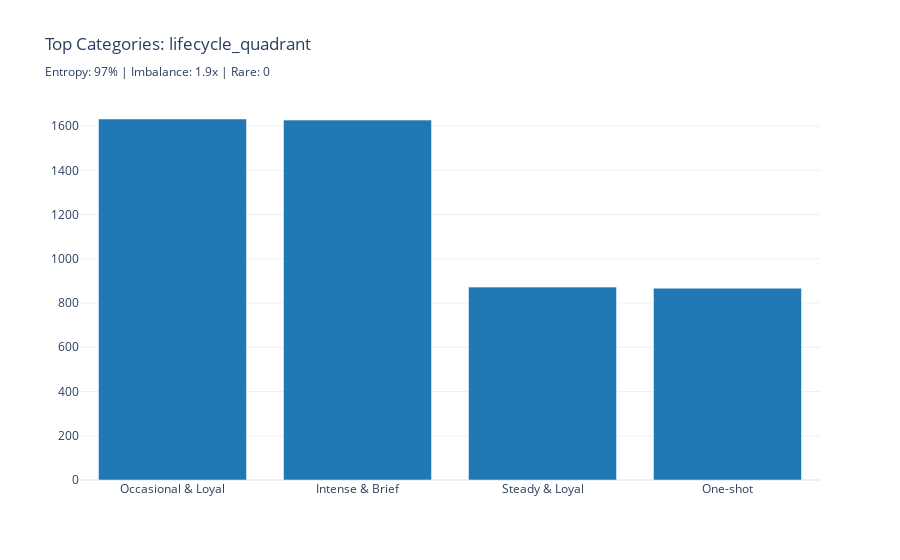
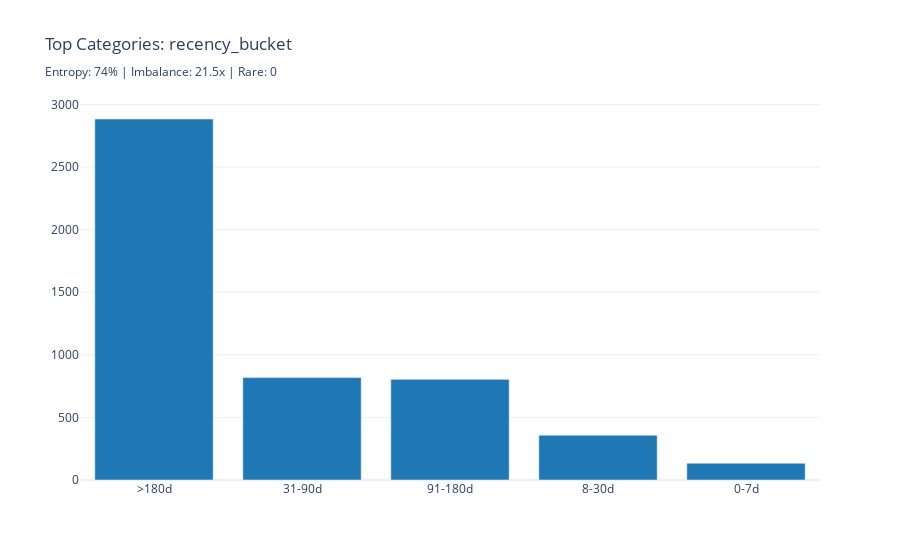

Here is the notebook cell these charts were saved with, in order:
### Markdown cell above
## 2.6 Categorical Columns Analysis

**📖 Distribution Metrics (Analogues to Numeric Skewness/Kurtosis):**

| Metric | Interpretation | Action |
|--------|---------------|--------|
| **Imbalance Ratio** | Largest / Smallest category count | > 10: Consider grouping rare categories |
| **Entropy** | Diversity measure (0 = one category, higher = more uniform) | Low entropy: May need stratified sampling |
| **Top-3 Concentration** | % of data in top 3 categories | > 90%: Rare categories may cause issues |
| **Rare Category %** | Categories with < 1% of data | High %: Group into "Other" category |

**📖 Encoding Recommendations:**
- **Low cardinality (≤5)** → One-hot encoding
- **Medium cardinality (6-20)** → One-hot or Target encoding
- **High cardinality (>20)** → Target encoding or Frequency encoding
- **Cyclical (days, months)** → Sin/Cos encoding

**⚠️ Common Issues:**
- Rare categories can cause overfitting with one-hot encoding
- High cardinality + one-hot = feature explosion
- Imbalanced categories may need special handling in train/test splits

### Code cell
# Use framework's CategoricalDistributionAnalyzer
cat_analyzer = CategoricalDistributionAnalyzer()

categorical_cols = [
    name for name, col in findings.columns.items()
    if col.inferred_type in [ColumnType.CATEGORICAL_NOMINAL, ColumnType.CATEGORICAL_ORDINAL, ColumnType.CATEGORICAL_CYCLICAL]
    and col.inferred_type != ColumnType.TEXT  # TEXT columns processed separately in 02a
    and name not in TEMPORAL_METADATA_COLS
]

# Analyze all categorical columns
cat_analyses = cat_analyzer.analyze_dataframe(df, categorical_cols)

# Get encoding recommendations
cyclical_cols = [name for name, col in findings.columns.items() 
                 if col.inferred_type == ColumnType.CATEGORICAL_CYCLICAL]
cat_recommendations = cat_analyzer.get_all_recommendations(df, categorical_cols, cyclical_columns=cyclical_cols)

for col_name in categorical_cols:
    col_info = findings.columns[col_name]
    analysis = cat_analyses.get(col_name)
    rec = next((r for r in cat_recommendations if r.column_name == col_name), None)
    
    print(f"\n{'='*70}")
    print(f"Column: {col_name}")
    print(f"Type: {col_info.inferred_type.value} (Confidence: {col_info.confidence:.0%})")
    print(f"-" * 70)
    
    if analysis:
        print(f"\n📊 Distribution Metrics:")
        print(f"   Categories: {analysis.category_count}")
        print(f"   Imbalance Ratio: {analysis.imbalance_ratio:.1f}x (largest/smallest)")
        print(f"   Entropy: {analysis.entropy:.2f} ({analysis.normalized_entropy*100:.0f}% of max)")
        print(f"   Top-1 Concentration: {analysis.top1_concentration:.1f}%")
        print(f"   Top-3 Concentration: {analysis.top3_concentration:.1f}%")
        print(f"   Rare Categories (<1%): {analysis.rare_category_count}")
        
        # Interpretation
        print(f"\n📈 Interpretation:")
        if analysis.has_low_diversity:
            print(f"   ⚠️ LOW DIVERSITY: Distribution dominated by few categories")
        elif analysis.normalized_entropy > 0.9:
            print(f"   ✓ HIGH DIVERSITY: Categories are relatively balanced")
        else:
            print(f"   ✓ MODERATE DIVERSITY: Some category dominance but acceptable")
        
        if analysis.imbalance_ratio > 100:
            print(f"   🔴 SEVERE IMBALANCE: Rarest category has very few samples")
        elif analysis.is_imbalanced:
            print(f"   🟡 MODERATE IMBALANCE: Consider grouping rare categories")
        
        # Recommendations
        if rec:
            print(f"\n🔧 Recommendations:")
            print(f"   Encoding: {rec.encoding_type.value}")
            print(f"   Reason: {rec.reason}")
            print(f"   Priority: {rec.priority}")
            
            if rec.preprocessing_steps:
                print(f"   Preprocessing:")
                for step in rec.preprocessing_steps:
                    print(f"      • {step}")
            
            if rec.warnings:
                for warn in rec.warnings:
                    print(f"   ⚠️ {warn}")
    
    # Visualization
    value_counts = df[col_name].value_counts()
    subtitle = f"Entropy: {analysis.normalized_entropy*100:.0f}% | Imbalance: {analysis.imbalance_ratio:.1f}x | Rare: {analysis.rare_category_count}" if analysis else ""
    fig = charts.bar_chart(
        value_counts.head(10).index.tolist(), 
        value_counts.head(10).values.tolist(),
        title=f"Top Categories: {col_name}<br><sub>{subtitle}</sub>"
    )
    display_figure(fig)

# Summary table and add recommendations to registry
if cat_analyses:
    print("\n" + "=" * 70)
    print("CATEGORICAL COLUMNS SUMMARY")
    print("=" * 70)
    summary_data = []
    for col_name, analysis in cat_analyses.items():
        rec = next((r for r in cat_recommendations if r.column_name == col_name), None)
        summary_data.append({
            "Column": col_name,
            "Categories": analysis.category_count,
            "Imbalance": f"{analysis.imbalance_ratio:.1f}x",
            "Entropy": f"{analysis.normalized_entropy*100:.0f}%",
            "Top-3 Conc.": f"{analysis.top3_concentration:.1f}%",
            "Rare (<1%)": analysis.rare_category_count,
            "Encoding": rec.encoding_type.value if rec else "N/A"
        })
        
        # Add encoding recommendation to Gold layer
        if rec and registry.gold:
            registry.add_gold_encoding(
                column=col_name,
                method=rec.encoding_type.value,
                rationale=rec.reason,
                source_notebook="02_column_deep_dive"
            )
    
    display_table(pd.DataFrame(summary_data))
    
    if registry.gold:
        print(f"\n✅ Added {len(cat_recommendations)} encoding recommendations to Gold layer")

### Figure 1 — Plotly figure (JSON) as saved in the notebook; plotly's stock layout.template omitted (floating-point values rounded to 4 significant figures)
{"data": [{"marker": {"color": "#1f77b4"}, "type": "bar", "x": ["Occasional & Loyal", "Intense & Brief", "Steady & Loyal", "One-shot"], "y": [1632, 1627, 872, 867]}], "layout": {"title": {"text": "Top Categories: lifecycle_quadrant<br><sub>Entropy: 97% | Imbalance: 1.9x | Rare: 0</sub>"}, "xaxis": {"title": {}}, "yaxis": {"title": {}}}}

### Figure 2 — Plotly figure (JSON) as saved in the notebook; plotly's stock layout.template omitted (floating-point values rounded to 4 significant figures)
{"data": [{"marker": {"color": "#1f77b4"}, "type": "bar", "x": [">180d", "31-90d", "91-180d", "8-30d", "0-7d"], "y": [2884, 818, 804, 358, 134]}], "layout": {"title": {"text": "Top Categories: recency_bucket<br><sub>Entropy: 74% | Imbalance: 21.5x | Rare: 0</sub>"}, "xaxis": {"title": {}}, "yaxis": {"title": {}}}}
